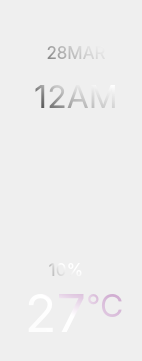
   <widget class="QWidget" name="widget__1" native="true">
    <property name="geometry">
     <rect>
      <x>420</x>
      <y>330</y>
      <width>132</width>
      <height>361</height>
     </rect>
    </property>
    <layout class="QVBoxLayout" name="hourlyForecast_24" stretch="0,0,0,0,0">
     <property name="spacing">
      <number>1</number>
     </property>
     <property name="topMargin">
      <number>1</number>
     </property>
     <property name="rightMargin">
      <number>1</number>
     </property>
     <property name="bottomMargin">
      <number>16</number>
     </property>
     <item>
      <widget class="QLabel" name="hourlyForecastDate_24">
       <property name="font">
        <font>
         <family>SF Pro Display</family>
         <pointsize>13</pointsize>
        </font>
       </property>
       <property name="styleSheet">
        <string notr="true">color: qconicalgradient(cx:1, cy:0, angle:78, stop:0.51089 rgba(0, 0, 0, 255), stop:0.721285 rgba(255, 255, 255, 255))</string>
       </property>
       <property name="text">
        <string>28MAR</string>
       </property>
       <property name="alignment">
        <set>Qt::AlignBottom|Qt::AlignHCenter</set>
       </property>
      </widget>
     </item>
     <item>
      <widget class="QLabel" name="hourlyForecastTime_24">
       <property name="font">
        <font>
         <family>SF Pro Display</family>
         <pointsize>24</pointsize>
        </font>
       </property>
       <property name="styleSheet">
        <string notr="true">color: qconicalgradient(cx:1, cy:0, angle:75, stop:0.76089 rgba(255, 255, 255, 255), stop:0.611285 rgba(50, 50, 50, 255))</string>
       </property>
       <property name="text">
        <string>12AM</string>
       </property>
       <property name="alignment">
        <set>Qt::AlignCenter</set>
       </property>
      </widget>
     </item>
     <item>
      <widget class="QLabel" name="hourlyForecastIcon_24">
       <property name="sizePolicy">
        <sizepolicy hsizetype="Preferred" vsizetype="Preferred">
         <horstretch>0</horstretch>
         <verstretch>0</verstretch>
        </sizepolicy>
       </property>
       <property name="minimumSize">
        <size>
         <width>130</width>
         <height>130</height>
        </size>
       </property>
       <property name="maximumSize">
        <size>
         <width>130</width>
         <height>130</height>
        </size>
       </property>
       <property name="text">
        <string/>
       </property>
       <property name="pixmap">
        <pixmap resource="assets.qrc">:/weatherIcons/assets/weatherIcons/showers-night.png</pixmap>
       </property>
       <property name="scaledContents">
        <bool>true</bool>
       </property>
      </widget>
     </item>
     <item>
      <layout class="QHBoxLayout" name="hourlyForecastPrecipitationLayout_24">
       <property name="spacing">
        <number>0</number>
       </property>
       <item>
        <spacer name="hourlyForecastPrecipitationSpacer1_24">
         <property name="orientation">
          <enum>Qt::Horizontal</enum>
         </property>
         <property name="sizeHint" stdset="0">
          <size>
           <width>40</width>
           <height>20</height>
          </size>
         </property>
        </spacer>
       </item>
       <item>
        <widget class="QLabel" name="hourlyForecastPrecipitationProbability_24">
         <property name="minimumSize">
          <size>
           <width>0</width>
           <height>6</height>
          </size>
         </property>
         <property name="maximumSize">
          <size>
           <width>54</width>
           <height>44</height>
          </size>
         </property>
         <property name="font">
          <font>
           <family>SF Pro Display</family>
           <pointsize>13</pointsize>
          </font>
         </property>
         <property name="styleSheet">
          <string notr="true">color: qconicalgradient(cx:1, cy:0, angle:78, stop:0.72089 rgba(255, 255, 255, 255), stop:0.131285 rgba(0, 0, 0, 255))</string>
         </property>
         <property name="text">
          <string>10% </string>
         </property>
         <property name="alignment">
          <set>Qt::AlignRight|Qt::AlignTrailing|Qt::AlignVCenter</set>
         </property>
        </widget>
       </item>
       <item>
        <layout class="QVBoxLayout" name="hourlyForecastPrecipitationIconLayout_24" stretch="0">
         <property name="spacing">
          <number>0</number>
         </property>
         <property name="topMargin">
          <number>4</number>
         </property>
         <property name="bottomMargin">
          <number>2</number>
         </property>
         <item>
          <widget class="QLabel" name="hourlyForecastPrecipitationIcon_24">
           <property name="minimumSize">
            <size>
             <width>15</width>
             <height>15</height>
            </size>
           </property>
           <property name="maximumSize">
            <size>
             <width>15</width>
             <height>15</height>
            </size>
           </property>
           <property name="text">
            <string/>
           </property>
           <property name="pixmap">
            <pixmap resource="assets.qrc">:/additionalWeatherIcons/assets/additionalWeatherIcons/Precipitations.png</pixmap>
           </property>
           <property name="scaledContents">
            <bool>true</bool>
           </property>
           <property name="alignment">
            <set>Qt::AlignCenter</set>
           </property>
          </widget>
         </item>
        </layout>
       </item>
       <item>
        <spacer name="hourlyForecastPrecipitationSpacer2_24">
         <property name="orientation">
          <enum>Qt::Horizontal</enum>
         </property>
         <property name="sizeHint" stdset="0">
          <size>
           <width>40</width>
           <height>20</height>
          </size>
         </property>
        </spacer>
       </item>
      </layout>
     </item>
     <item>
      <layout class="QHBoxLayout" name="hourlyForecastTemperatureLayout_24">
       <property name="spacing">
        <number>0</number>
       </property>
       <item>
        <spacer name="hourlyForecastTemperatureSpacer1_24">
         <property name="orientation">
          <enum>Qt::Horizontal</enum>
         </property>
         <property name="sizeHint" stdset="0">
          <size>
           <width>37</width>
           <height>20</height>
          </size>
         </property>
        </spacer>
       </item>
       <item>
        <widget class="QLabel" name="hourlyForecastTemperatureDegrees_24">
         <property name="sizePolicy">
          <sizepolicy hsizetype="Minimum" vsizetype="Minimum">
           <horstretch>0</horstretch>
           <verstretch>0</verstretch>
          </sizepolicy>
         </property>
         <property name="minimumSize">
          <size>
           <width>0</width>
           <height>0</height>
          </size>
         </property>
         <property name="maximumSize">
          <size>
           <width>16777215</width>
           <height>16777215</height>
          </size>
         </property>
         <property name="font">
          <font>
           <family>SF Pro Display</family>
           <pointsize>39</pointsize>
          </font>
         </property>
         <property name="styleSheet">
          <string notr="true">color: qconicalgradient(cx:0.5, cy:0.5, angle:0, stop:0 rgba(255,255,255,0), stop:0.9 rgba(255,255,255,255),  stop:1 rgba(202, 162, 203, 255));</string>
         </property>
         <property name="text">
          <string>27</string>
         </property>
         <property name="scaledContents">
          <bool>false</bool>
         </property>
         <property name="alignment">
          <set>Qt::AlignRight|Qt::AlignTop|Qt::AlignTrailing</set>
         </property>
         <property name="margin">
          <number>0</number>
         </property>
         <property name="indent">
          <number>-1</number>
         </property>
        </widget>
       </item>
       <item>
        <layout class="QVBoxLayout" name="verticalLayout_2">
         <property name="topMargin">
          <number>5</number>
         </property>
         <item>
          <widget class="QLabel" name="hourlyForecastTemperatureCelcius_24">
           <property name="sizePolicy">
            <sizepolicy hsizetype="Minimum" vsizetype="Preferred">
             <horstretch>0</horstretch>
             <verstretch>0</verstretch>
            </sizepolicy>
           </property>
           <property name="font">
            <font>
             <family>SF Pro Display</family>
             <pointsize>24</pointsize>
            </font>
           </property>
           <property name="styleSheet">
            <string notr="true">color: qconicalgradient(cx:0.5, cy:0.5, angle:0, stop:0 rgba(255,255,255,0), stop:0.6 rgba(255,255,255,255),  stop:1 rgba(202, 162, 203, 255));</string>
           </property>
           <property name="text">
            <string>°C</string>
           </property>
           <property name="alignment">
            <set>Qt::AlignLeading|Qt::AlignLeft|Qt::AlignTop</set>
           </property>
          </widget>
         </item>
        </layout>
       </item>
       <item>
        <spacer name="hourlyForecastTemperatureSpacer2_24">
         <property name="orientation">
          <enum>Qt::Horizontal</enum>
         </property>
         <property name="sizeHint" stdset="0">
          <size>
           <width>40</width>
           <height>20</height>
          </size>
         </property>
        </spacer>
       </item>
      </layout>
     </item>
    </layout>
   </widget>
